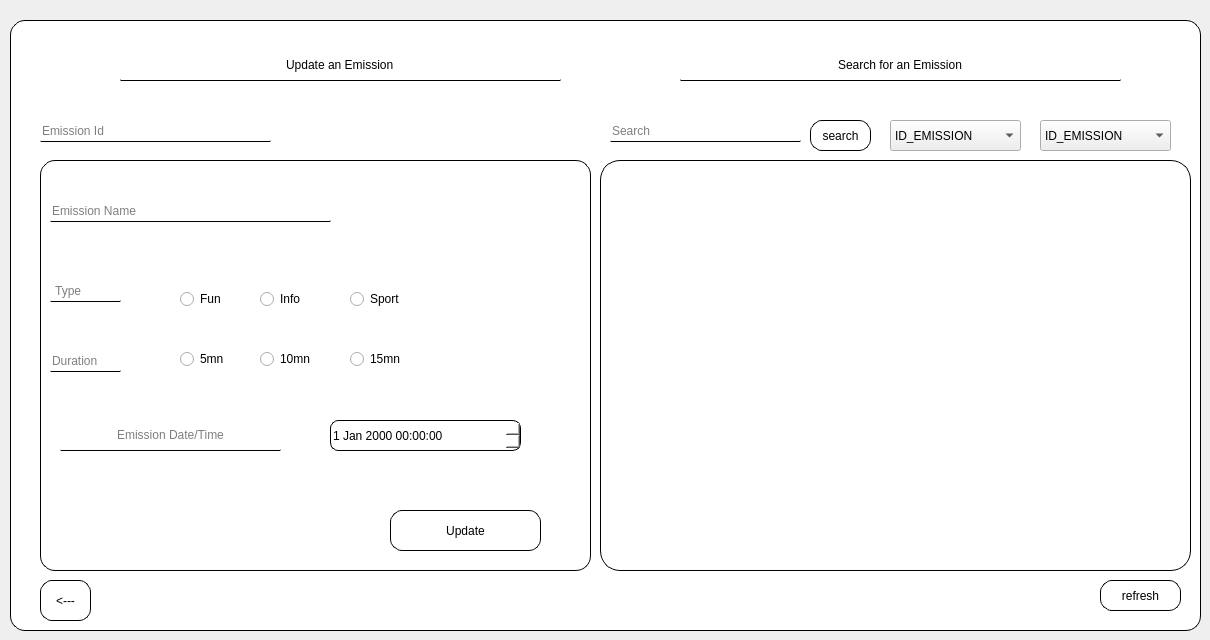
       <widget class="QWidget" name="page_2">
        <widget class="QLineEdit" name="lineEdit_9">
         <property name="geometry">
          <rect>
           <x>120</x>
           <y>50</y>
           <width>441</width>
           <height>31</height>
          </rect>
         </property>
         <property name="styleSheet">
          <string notr="true">border-radius:1px;
background-color:white;
border-bottom:1px solid;
text-align:center;

</string>
         </property>
         <property name="text">
          <string>Update an Emission</string>
         </property>
         <property name="alignment">
          <set>Qt::AlignCenter</set>
         </property>
         <property name="readOnly">
          <bool>true</bool>
         </property>
        </widget>
        <widget class="QRadioButton" name="update_duration_10">
         <property name="geometry">
          <rect>
           <x>260</x>
           <y>350</y>
           <width>71</width>
           <height>18</height>
          </rect>
         </property>
         <property name="styleSheet">
          <string notr="true">background-color:white;
</string>
         </property>
         <property name="text">
          <string>10mn</string>
         </property>
         <attribute name="buttonGroup">
          <string notr="true">buttonGroup_4</string>
         </attribute>
        </widget>
        <widget class="QRadioButton" name="update_fun">
         <property name="geometry">
          <rect>
           <x>180</x>
           <y>290</y>
           <width>71</width>
           <height>18</height>
          </rect>
         </property>
         <property name="styleSheet">
          <string notr="true">background-color:white;
</string>
         </property>
         <property name="text">
          <string>Fun</string>
         </property>
         <attribute name="buttonGroup">
          <string notr="true">buttonGroup_3</string>
         </attribute>
        </widget>
        <widget class="QRadioButton" name="update_sport">
         <property name="geometry">
          <rect>
           <x>350</x>
           <y>290</y>
           <width>83</width>
           <height>18</height>
          </rect>
         </property>
         <property name="styleSheet">
          <string notr="true">background-color:white;
</string>
         </property>
         <property name="text">
          <string>Sport</string>
         </property>
         <attribute name="buttonGroup">
          <string notr="true">buttonGroup_3</string>
         </attribute>
        </widget>
        <widget class="QDateTimeEdit" name="dateTimeEdit_2">
         <property name="geometry">
          <rect>
           <x>330</x>
           <y>420</y>
           <width>191</width>
           <height>31</height>
          </rect>
         </property>
         <property name="styleSheet">
          <string notr="true">background-color:white;
border-radius:8px;
border:1px solid;</string>
         </property>
        </widget>
        <widget class="QLabel" name="label_11">
         <property name="geometry">
          <rect>
           <x>10</x>
           <y>20</y>
           <width>1191</width>
           <height>611</height>
          </rect>
         </property>
         <property name="styleSheet">
          <string notr="true">background-color:white;
border-radius:15px;
border:0.5px solid;</string>
         </property>
         <property name="text">
          <string/>
         </property>
        </widget>
        <widget class="QLineEdit" name="lineEdit_15">
         <property name="geometry">
          <rect>
           <x>680</x>
           <y>50</y>
           <width>441</width>
           <height>31</height>
          </rect>
         </property>
         <property name="styleSheet">
          <string notr="true">border-radius:1px;
background-color:white;
border-bottom:1px solid;
text-align:center;

</string>
         </property>
         <property name="text">
          <string>Search for an Emission</string>
         </property>
         <property name="alignment">
          <set>Qt::AlignCenter</set>
         </property>
         <property name="readOnly">
          <bool>true</bool>
         </property>
         <property name="placeholderText">
          <string/>
         </property>
        </widget>
        <widget class="QLineEdit" name="update_id">
         <property name="geometry">
          <rect>
           <x>40</x>
           <y>120</y>
           <width>231</width>
           <height>22</height>
          </rect>
         </property>
         <property name="styleSheet">
          <string notr="true">background-color:white;
border-radius:1px;
border-bottom:1px double;</string>
         </property>
         <property name="alignment">
          <set>Qt::AlignLeading|Qt::AlignLeft|Qt::AlignVCenter</set>
         </property>
         <property name="placeholderText">
          <string>Emission Id</string>
         </property>
        </widget>
        <widget class="QRadioButton" name="update_info">
         <property name="geometry">
          <rect>
           <x>260</x>
           <y>290</y>
           <width>83</width>
           <height>18</height>
          </rect>
         </property>
         <property name="styleSheet">
          <string notr="true">background-color:white;
</string>
         </property>
         <property name="text">
          <string>Info</string>
         </property>
         <attribute name="buttonGroup">
          <string notr="true">buttonGroup_3</string>
         </attribute>
        </widget>
        <widget class="QLabel" name="label_12">
         <property name="geometry">
          <rect>
           <x>40</x>
           <y>160</y>
           <width>551</width>
           <height>411</height>
          </rect>
         </property>
         <property name="styleSheet">
          <string notr="true">background-color:white;
border-radius:15px;
border:0.5px solid;</string>
         </property>
         <property name="text">
          <string/>
         </property>
        </widget>
        <widget class="QLineEdit" name="lineEdit_14">
         <property name="geometry">
          <rect>
           <x>60</x>
           <y>420</y>
           <width>221</width>
           <height>31</height>
          </rect>
         </property>
         <property name="styleSheet">
          <string notr="true">background-color:white;
border-radius:1px;
border-bottom:1px double;</string>
         </property>
         <property name="alignment">
          <set>Qt::AlignCenter</set>
         </property>
         <property name="readOnly">
          <bool>true</bool>
         </property>
         <property name="placeholderText">
          <string>Emission Date/Time</string>
         </property>
        </widget>
        <widget class="QRadioButton" name="update_duration_15">
         <property name="geometry">
          <rect>
           <x>350</x>
           <y>350</y>
           <width>71</width>
           <height>18</height>
          </rect>
         </property>
         <property name="styleSheet">
          <string notr="true">background-color:white;
</string>
         </property>
         <property name="text">
          <string>15mn</string>
         </property>
         <attribute name="buttonGroup">
          <string notr="true">buttonGroup_4</string>
         </attribute>
        </widget>
        <widget class="QLineEdit" name="update_emission_name">
         <property name="geometry">
          <rect>
           <x>50</x>
           <y>200</y>
           <width>281</width>
           <height>22</height>
          </rect>
         </property>
         <property name="styleSheet">
          <string notr="true">background-color:white;
border-radius:1px;
border-bottom:1px double;</string>
         </property>
         <property name="text">
          <string/>
         </property>
         <property name="alignment">
          <set>Qt::AlignLeading|Qt::AlignLeft|Qt::AlignVCenter</set>
         </property>
         <property name="placeholderText">
          <string>Emission Name</string>
         </property>
        </widget>
        <widget class="QRadioButton" name="update_duration_5">
         <property name="geometry">
          <rect>
           <x>180</x>
           <y>350</y>
           <width>71</width>
           <height>18</height>
          </rect>
         </property>
         <property name="styleSheet">
          <string notr="true">background-color:white;
</string>
         </property>
         <property name="text">
          <string>5mn</string>
         </property>
         <attribute name="buttonGroup">
          <string notr="true">buttonGroup_4</string>
         </attribute>
        </widget>
        <widget class="QLineEdit" name="lineEdit_13">
         <property name="geometry">
          <rect>
           <x>50</x>
           <y>350</y>
           <width>71</width>
           <height>22</height>
          </rect>
         </property>
         <property name="styleSheet">
          <string notr="true">background-color:white;
border-radius:1px;
border-bottom:1px double;</string>
         </property>
         <property name="alignment">
          <set>Qt::AlignLeading|Qt::AlignLeft|Qt::AlignVCenter</set>
         </property>
         <property name="readOnly">
          <bool>true</bool>
         </property>
         <property name="placeholderText">
          <string>Duration</string>
         </property>
        </widget>
        <widget class="QLineEdit" name="lineEdit_17">
         <property name="geometry">
          <rect>
           <x>50</x>
           <y>280</y>
           <width>71</width>
           <height>22</height>
          </rect>
         </property>
         <property name="styleSheet">
          <string notr="true">background-color:white;
border-radius:1px;
border-bottom:1px double;</string>
         </property>
         <property name="alignment">
          <set>Qt::AlignLeading|Qt::AlignLeft|Qt::AlignVCenter</set>
         </property>
         <property name="readOnly">
          <bool>true</bool>
         </property>
         <property name="placeholderText">
          <string> Type</string>
         </property>
        </widget>
        <widget class="QPushButton" name="pushButton_update">
         <property name="geometry">
          <rect>
           <x>390</x>
           <y>510</y>
           <width>151</width>
           <height>41</height>
          </rect>
         </property>
         <property name="styleSheet">
          <string notr="true">
QPushButton{background-color:white;
border-radius:12px;
border-color:black;
border:1px solid;
}
QPushButton:hover
{
background-color:lightgray;
}</string>
         </property>
         <property name="text">
          <string>Update</string>
         </property>
        </widget>
        <widget class="QPushButton" name="next_crud_2">
         <property name="geometry">
          <rect>
           <x>40</x>
           <y>580</y>
           <width>51</width>
           <height>41</height>
          </rect>
         </property>
         <property name="styleSheet">
          <string notr="true">
QPushButton{background-color:white;
border-radius:12px;
border-color:black;
border:1px solid;
}
QPushButton:hover
{
background-color:lightgray;
}</string>
         </property>
         <property name="text">
          <string>&lt;---</string>
         </property>
        </widget>
        <widget class="QTableView" name="tableView_emission">
         <property name="geometry">
          <rect>
           <x>600</x>
           <y>160</y>
           <width>591</width>
           <height>411</height>
          </rect>
         </property>
         <property name="styleSheet">
          <string notr="true">background-color:white;
border-radius:20px;
border:1px solid;
</string>
         </property>
        </widget>
        <widget class="QPushButton" name="refresh">
         <property name="geometry">
          <rect>
           <x>1100</x>
           <y>580</y>
           <width>81</width>
           <height>31</height>
          </rect>
         </property>
         <property name="styleSheet">
          <string notr="true">QPushButton{background-color:white;
border-radius:12px;
border-color:black;
border:1px solid;
}
QPushButton:hover
{
background-color:lightgray;
}</string>
         </property>
         <property name="text">
          <string>refresh</string>
         </property>
        </widget>
        <widget class="QLineEdit" name="lineEdit_search">
         <property name="geometry">
          <rect>
           <x>610</x>
           <y>120</y>
           <width>191</width>
           <height>22</height>
          </rect>
         </property>
         <property name="styleSheet">
          <string notr="true">background-color:white;
border-radius:1px;
border-bottom:1px double;</string>
         </property>
         <property name="alignment">
          <set>Qt::AlignLeading|Qt::AlignLeft|Qt::AlignVCenter</set>
         </property>
         <property name="placeholderText">
          <string>Search</string>
         </property>
        </widget>
        <widget class="QPushButton" name="pushButton_search">
         <property name="geometry">
          <rect>
           <x>810</x>
           <y>120</y>
           <width>61</width>
           <height>31</height>
          </rect>
         </property>
         <property name="styleSheet">
          <string notr="true">QPushButton{background-color:white;
border-radius:12px;
border-color:black;
border:1px solid;
}
QPushButton:hover
{
background-color:lightgray;
}</string>
         </property>
         <property name="text">
          <string>search</string>
         </property>
        </widget>
        <widget class="QComboBox" name="comboBox_emission">
         <property name="geometry">
          <rect>
           <x>890</x>
           <y>120</y>
           <width>131</width>
           <height>31</height>
          </rect>
         </property>
         <property name="styleSheet">
          <string notr="true">QPushButton{background-color:white;
border-radius:12px;
border-color:black;
border:1px solid;
}
QPushButton:hover
{
background-color:lightgray;
}</string>
         </property>
         <item>
          <property name="text">
           <string>ID_EMISSION</string>
          </property>
         </item>
         <item>
          <property name="text">
           <string>NOM_EMISSION</string>
          </property>
         </item>
         <item>
          <property name="text">
           <string>TYPE_EMISSION</string>
          </property>
         </item>
         <item>
          <property name="text">
           <string>DUREE_EMISSION</string>
          </property>
         </item>
         <item>
          <property name="text">
           <string>DATE_EMISSION</string>
          </property>
         </item>
        </widget>
        <widget class="QComboBox" name="comboBox_emission_2">
         <property name="geometry">
          <rect>
           <x>1040</x>
           <y>120</y>
           <width>131</width>
           <height>31</height>
          </rect>
         </property>
         <property name="styleSheet">
          <string notr="true">QPushButton{background-color:white;
border-radius:12px;
border-color:black;
border:1px solid;
}
QPushButton:hover
{
background-color:lightgray;
}</string>
         </property>
         <item>
          <property name="text">
           <string>ID_EMISSION</string>
          </property>
         </item>
         <item>
          <property name="text">
           <string>NOM_EMISSION</string>
          </property>
         </item>
         <item>
          <property name="text">
           <string>TYPE_EMISSION</string>
          </property>
         </item>
        </widget>
        <zorder>label_11</zorder>
        <zorder>label_12</zorder>
        <zorder>lineEdit_9</zorder>
        <zorder>update_duration_10</zorder>
        <zorder>update_fun</zorder>
        <zorder>update_sport</zorder>
        <zorder>dateTimeEdit_2</zorder>
        <zorder>lineEdit_15</zorder>
        <zorder>update_id</zorder>
        <zorder>update_info</zorder>
        <zorder>lineEdit_14</zorder>
        <zorder>update_duration_15</zorder>
        <zorder>update_emission_name</zorder>
        <zorder>update_duration_5</zorder>
        <zorder>lineEdit_13</zorder>
        <zorder>lineEdit_17</zorder>
        <zorder>pushButton_update</zorder>
        <zorder>next_crud_2</zorder>
        <zorder>tableView_emission</zorder>
        <zorder>refresh</zorder>
        <zorder>lineEdit_search</zorder>
        <zorder>pushButton_search</zorder>
        <zorder>comboBox_emission</zorder>
        <zorder>comboBox_emission_2</zorder>
       </widget>
